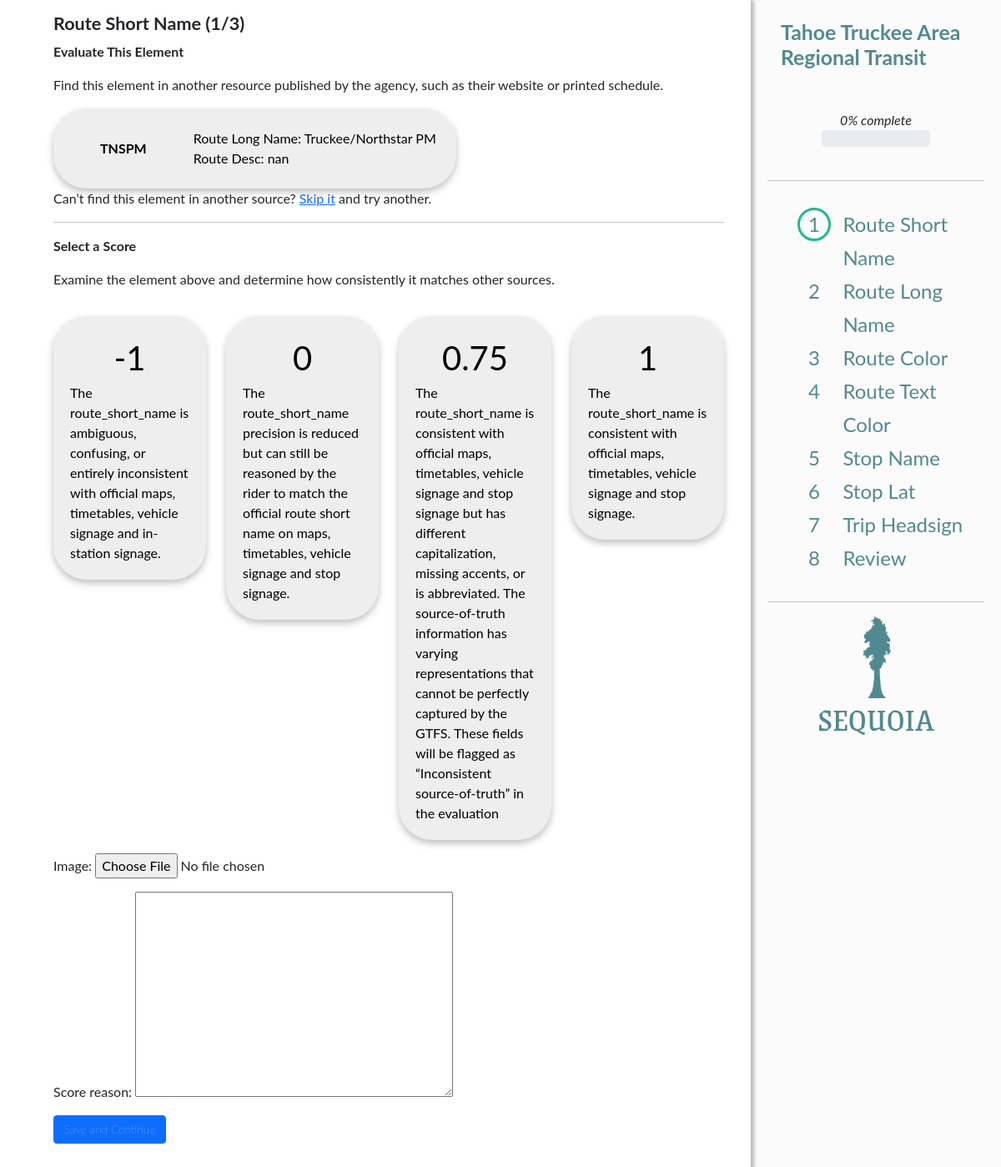
/evaluate_feed/6/, run on the app's committed database.
### gtfs_grading_app/models.py (models this page shows, shortened)
class review_category(models.Model):
    gtfs_field = models.ForeignKey(gtfs_field, on_delete=models.PROTECT)
    review_widget = models.OneToOneField(review_widget, on_delete=models.CASCADE)
    consistency_widget = models.OneToOneField(consistency_widget, on_delete=models.CASCADE)
    results_capture_widget = models.OneToOneField(results_capture_widget, on_delete=models.CASCADE)
    data_selector = models.ForeignKey('data_selector', default=1, on_delete=models.PROTECT)

class gtfs_field(models.Model):
    name = models.CharField(max_length=150, null=False)
    table = models.CharField(max_length=150, null=False)
    type = models.CharField(max_length=150, null=False)
    @property
    def field_name_to_label(self):
        value = self.name.replace('_', ' ')
        return value.title()

class result(models.Model):
    review = models.ForeignKey(review, on_delete=models.PROTECT)
    review_category = models.ForeignKey(review_category, on_delete=models.PROTECT)
    score = models.ForeignKey(score, null=True, on_delete=models.PROTECT)
    score_reason = models.TextField(null=True)
    reviewed_data = models.TextField()
    reviewed_data_pk_name = models.CharField(max_length=100)
    reviewed_data_pk_value = models.CharField(max_length=100)

class related_field(models.Model):
    result = models.ForeignKey(result, on_delete=models.CASCADE)
    gtfs_field = models.ForeignKey(gtfs_field, on_delete=models.PROTECT)
    gtfs_field_value = models.TextField()

class score(models.Model):
    score = models.DecimalField(decimal_places=2, max_digits=4, null=False)
    help_text = models.TextField(null=False)
    results_capture_widget = models.ForeignKey(results_capture_widget, on_delete=models.PROTECT)

class review(models.Model):
    CHOICES = (("In progress", "In progress"),
               ("In review", "In review"),
               ("Completed", "Completed"))
    agency = models.CharField(max_length=150, null=False)
    mode = models.IntegerField()
    created_date = models.DateTimeField(auto_now_add=True)
    review_status = models.CharField(null=False, max_length=50, default="In progress", choices=CHOICES)
    completed_date = models.DateTimeField(null=True)
    final_score = models.FloatField(null=True)

### gtfs_grading_app/views.py (the view)
# urls.py: path('evaluate_feed/', name='evaluate_feed', view=views.evaluate_feed),
def evaluate_feed(request, review_id=None, active_review_category_id=None, active_result_number=None):
    if review_id is None:
        return redirect(start_new_evaluation)
    if active_review_category_id is None:
        active_review_category = review_category.objects.first()
    else:
        active_review_category = get_object_or_404(review_category, pk=active_review_category_id)
    if active_result_number is None:
        active_result_number = 1
    active_review = get_object_or_404(review, pk=review_id)
    total_results = result.objects.filter(review_id=review_id).count()
    completed_results = result.objects.filter(review_id=review_id).exclude(score=None).count()
    percentage_complete = int(round(completed_results/total_results, 2) * 100)
    review_categories = review_category.objects.all()
    results = result.objects.filter(review_id=review_id, review_category_id=active_review_category.id)
    active_result = results[active_result_number-1]
    max_items = results.count()
    active_review_widget = review_widget_factory(active_review_category.review_widget, active_result)
    active_result_capture_widget = results_capture_widget_factory(active_review_category.results_capture_widget, active_result)
    next_review_path = get_next_review_item(active_result_number,
                                            max_items,
                                            active_review,
                                            active_review_category,
                                            review_categories)
    previous_review_path = get_previous_review_item(active_result_number,
                                                    max_items,
                                                    active_review,
                                                    active_review_category,
                                                    review_categories)
    if request.POST:
        form = active_result_capture_widget.get_form(request.POST, request.FILES)
        if form.is_valid():
            form.__save__()
            if next_review_path is None:
                return redirect('review_evaluation_results', review_id=active_review.id)
            else:
                if active_review.review_status == "In progress":
                    return redirect(next_review_path)
                else:
                    return redirect('review_evaluation_results', active_review.id)
    else:
        reference = get_or_none(result_reference, result_id=active_result.id)
        if reference:
            reference_name = reference.reference_name
            reference_url = reference.url
            reference_published_reference_date = reference.published_reference_date
        else:
            reference_name = None
            reference_url = None
            reference_published_reference_date = None
        image = get_or_none(result_image, result_id=active_result.id)
        if image:
            image = image.image
        else:
            image = None
        form = active_result_capture_widget.get_form(initial={'result_id': active_result.id,
                                                              'review_category_id': active_result.review_category_id,
                                                              'score_id': active_result.score_id,
                                                              'score_reason': active_result.score_reason,
                                                              'reference_name': reference_name,
                                                              'reference_url': reference_url,
                                                              'published_reference_date': reference_published_reference_date,
                                                              'image': image
                                                              })
    review_widget_template = active_review_widget.get_template()
    review_widget_context = active_review_widget.get_template_context()
    result_capture_template = active_result_capture_widget.get_template()
    result_capture_context = active_result_capture_widget.get_template_context()
    context = {'active_review': active_review,
               'review_categories': review_categories,
               'active_review_category': active_review_category,
               'active_result': active_result,
               'active_result_number': active_result_number,
               'max_items': max_items,
               'review_widget_template': review_widget_template,
               'result_capture_template': result_capture_template,
               'form': form,
               'next_review_path': next_review_path,
               'previous_review_path': previous_review_path,
               'percentage_complete': percentage_complete}
    context.update(review_widget_context)
    context.update(result_capture_context)
    return render(request, 'evaluate_feed.html', context)

### templates/evaluate_feed.html (shortened to what this page needs)
{% extends 'base.html' %}
{% load static %}
{% load custom_tags %}
{% block head_content %}
    <link rel="stylesheet" href="{% static 'css/file_upload_styles.css' %}">
{% endblock %}
{% block page_content %}
    <div class="container-fluid w-100 h-100" >
        <div class="row">
            <div id="review-area" class="col-9" style="height: 100%">
                <h1>{{ active_review_category.gtfs_field.field_name_to_label }} ({{ active_result_number }}/{{ max_items }})</h1>
                <p><b>Evaluate This Element</b></p>
                <p>Find this element in another resource published by the agency, such as their website or printed schedule.</p>
                {% include review_widget_template %}
                <p>Can’t find this element in another source? <a href="{% url 'skip_it_replace_result' active_result.id %}">Skip it</a>
                    and try another.</p>
                <hr>
                <p><b>Select a Score</b></p>
                <p>Examine the element above and determine how consistently it matches other sources.</p>
                {% include result_capture_template %}
            </div>
            <div class="d-flex align-items-start flex-column col-3" style="height: 100vh; min-width: 250px; position: fixed; top:0px;right: 0px">
                <div class="p-2 bd-highlight" style="height: 275px; width: 100%">
                    <h2 class="agency-name">{{ active_review.agency }}</h2>
                    <div class="gtfs-progress-bar">
                        {{ percentage_complete }}% complete
                        <div class="progress" style="height:20px">
                        </div>
                    </div>
                    <hr style="margin-top: 2.5rem">
                </div>
                <div class="p-2 mb-auto mt-auto progress-table-container" style="width: 100%">
                    <div class="progress-table">
                        {% for cat in review_categories %}
                            {% if cat.id == active_review_category.id %}
                                <div class="progress-table-row">
                                    <div class="progress-table-number number-circle">{{ forloop.counter }}</div>
                                    <div class="progress-table-name">{{ cat.gtfs_field.name | field_name_to_label }}</div>
                                </div>
                            {% else %}
                                <div class="progress-table-row">
                                    <div class="progress-table-number">{{ forloop.counter }}</div>
                                    <div class="progress-table-name">{{ cat.gtfs_field.name | field_name_to_label }}</div>
                                </div>
                            {% endif %}
                            {% if forloop.last %}
                                <div class="progress-table-row">
                                    <div class="progress-table-number">{{ forloop.counter | plus1 }}</div>
                                    <div class="progress-table-name">Review</div>
                                </div>
                            {% endif %}
                        {% endfor %}
                    </div>
                </div>
                <div id="evaluation_logo" class="p-2" style="height:200px; width:100%">
                    <hr>
                    <img src="{% static 'sequia_with_text.svg' %}" class="mx-auto d-block" style="margin-bottom: 5rem">
                </div>
            </div>
        </div>
    </div>
{% endblock %}

### templates/base.html (shortened to what this page needs)
<!doctype html>
<html lang="en">
<head>
    {% load static %}
    <link href="https://cdn.jsdelivr.net/npm/bootstrap@5.0.0-beta1/dist/css/bootstrap.min.css" rel="stylesheet">
    <link rel="stylesheet" href="{% static 'css/custom.css' %}">
    <link rel="stylesheet" href="{% static 'css/datepicker.css' %}">
    {% block head_content %}
    {% endblock %}
</head>
<body>
{% block page_content %}
{% endblock %}
</body>
</html>

### templates/review_widgets/default_review_widget.html (shortened to what this page needs)
{% load custom_tags %}
<div class="row review-widget">
        <div class="col-auto">
            <div class="card review-card">
            <div class="card-body review-card-body">
                <div class="row align-items-center">
                    <div class="col-auto">
                        {% include review_field_template %}
                    </div>
                    <div class="col-auto">
                        {% for field in related_fields %}
                            {{ field.gtfs_field_id | get_gtfs_field_name_from_id }}: {{ field.gtfs_field_value }}<br>
                        {% endfor %}
                    </div>
                </div>
            </div>
        </div>
    </div>
</div>

### templates/review_field/text.html
<div class="review-text-field align-middle">
    {{ field_value }}
</div>

### templates/result_capture_widgets/default_result_capture_widget.html (shortened to what this page needs)
{% load custom_tags %}
<div class="row">
    {% for score in scores %}
        <div class="col">
            <div class="card score-card {% if score.id == form.score_id.value %} selected-score-card {% endif %}" id="scoreCard-{{ score.id }}" data-scoreId="{{ score.id }}">
                <div class="card-body score-card-body">
                    <div class="score-number">{{ score.score | score_display_round }}</div>
                    <div class="score-help-text">{{ score.help_text }}</div>
                </div>
            </div>
        </div>
    {% endfor %}
    <form action="{% url 'evaluate_feed' active_review.id active_review_category.id active_result_number %}" method="post" enctype="multipart/form-data">
        {{ form.as_p }}
        {% if active_review.review_status == "In progress" %}
            <button type="submit" class="btn btn-primary" name='submit_score'>Save and Continue</button>
        {% else %}
            <button type="submit" class="btn btn-primary" name='submit_score'>Save and and return to review</button>
        {% endif %}
    </form>
</div>

### data on the page
review_category: gtfs_field.field_name_to_label "Route Short Name", gtfs_field.name|field_name_to_label "Route Short Name"
result: reviewed_data "TNSPM"
related_field: gtfs_field_id|get_gtfs_field_name_from_id "Route Long Name", gtfs_field_value "Truckee/Northstar PM"
related_field: gtfs_field_id|get_gtfs_field_name_from_id "Route Desc", gtfs_field_value "nan"
score: score|score_display_round "-1", help_text "The route_short_name is ambiguous, confusing, or entirely inconsistent with official maps, timetables, vehicle signage and in-station signage."
score: score|score_display_round "0", help_text "The route_short_name precision is reduced but can still be reasoned by the rider to match the official route short name on maps, timetables, vehicle signage and stop signage."
score: score|score_display_round "0.75", help_text "The route_short_name is consistent with official maps, timetables, vehicle signage and stop signage but has different capitalization, missing accents, or is abbreviated. The source-of-truth information has varying representations that cannot be perfectly captured by the GTFS. These fields will be flagged as “Inconsistent source-of-truth” in the evaluation"
score: score|score_display_round "1", help_text "The route_short_name is consistent with official maps, timetables, vehicle signage and stop signage."
review: agency "Tahoe Truckee Area Regional Transit"
review_category: gtfs_field.name|field_name_to_label "Route Long Name"
review_category: gtfs_field.name|field_name_to_label "Route Color"
review_category: gtfs_field.name|field_name_to_label "Route Text Color"
review_category: gtfs_field.name|field_name_to_label "Stop Name"
review_category: gtfs_field.name|field_name_to_label "Stop Lat"
review_category: gtfs_field.name|field_name_to_label "Trip Headsign"

### other printed values
{{ active_result_number }} "1"
{{ max_items }} "3"
{{ percentage_complete }} "0"
